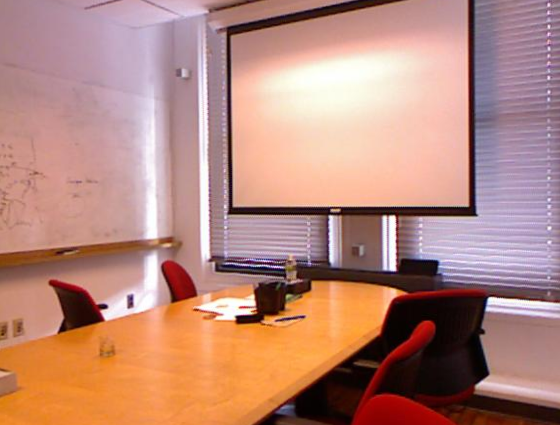
#> input picture HW4/HW4_data/c1.png, 560 x 425 px
$ python hw4.py
#> lines starting #> are read from the running program, lines starting #| are printed output that depends on the picture; long printed decimals are rounded
import cv2
import numpy as np
import matplotlib.pyplot as plt
from mpl_toolkits.mplot3d import Axes3D
MIN_MATCH_COUNT = 10

#TODO: Load Different Image Pairs
img1=cv2.imread('HW4_data/c1.png')
#> img1 is the input picture: shape (425, 560, 3); mean B, G, R 124.5, 136.5, 183.2
img2=cv2.imread('HW4_data/c2.png')
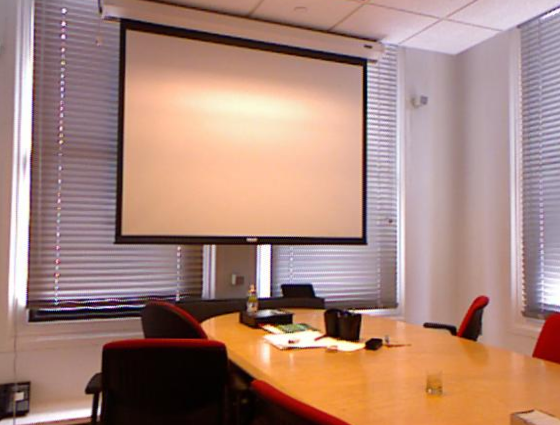
#> input picture HW4/HW4_data/c2.png, 560 x 425 px
#> img2 is the input picture: shape (425, 560, 3); mean B, G, R 123.1, 134, 169.1

#TODO: Replace K with given Intrinsic Matrix
K = np.array([[518.86, 0, 285.58],
              [0, 519.47, 213.74],
              [0,   0,   1]])

###############################
#1----SIFT feature matching---#
###############################

#detect sift features for both images
sift = cv2.xfeatures2d.SIFT_create()
kp1, des1 = sift.detectAndCompute(img1,None)
#> kp1 = 729 keypoints; strongest (x, y, size): (104, 306, 3.9), (393, 268, 5.1), (390, 264, 10.5), (130, 304, 5.1)
kp2, des2 = sift.detectAndCompute(img2,None)
#> kp2 = 1278 keypoints; strongest (x, y, size): (267, 313, 5.3), (264, 251, 8.5), (264, 291, 8.5), (290, 342, 2.2)

#use flann to perform feature matching
FLANN_INDEX_KDTREE = 0
index_params = dict(algorithm = FLANN_INDEX_KDTREE, trees = 5)
search_params = dict(checks = 50)

flann = cv2.FlannBasedMatcher(index_params, search_params)

matches = flann.knnMatch(des1,des2,k=2)
#> matches = 729 matches

# store all the good matches as per Lowe's ratio test.
good = []
for m,n in matches:
    if m.distance < 0.7*n.distance:
        good.append(m)
#> after the loop, good = 36 matches

if len(good)>MIN_MATCH_COUNT:
    p1 = np.float32([ kp1[m.queryIdx].pt for m in good ]).reshape(-1,1,2)
#> p1 = 36 rows, first 8: [161.9, 7.59], [207.3, 207.5], [207.5, 212.5], [209.2, 144.7], [222.1, 206.9], [232.5, 210.4], [239.6, 3.87], [260.4, 18.06]
    p2 = np.float32([ kp2[m.trainIdx].pt for m in good ]).reshape(-1,1,2)
#> p2 = 36 rows, first 8: [419.8, 13.95], [519.8, 212.3], [519.8, 212.3], [395.3, 288.9], [374.8, 316.9], [120.4, 238.7], [471.5, 2.66], [181.6, 26.06]

draw_params = dict(matchColor = (0,255,0), # draw matches in green color
                   singlePointColor = None,
                   flags = 2)

img_siftmatch = cv2.drawMatches(img1,kp1,img2,kp2,good,None,**draw_params)
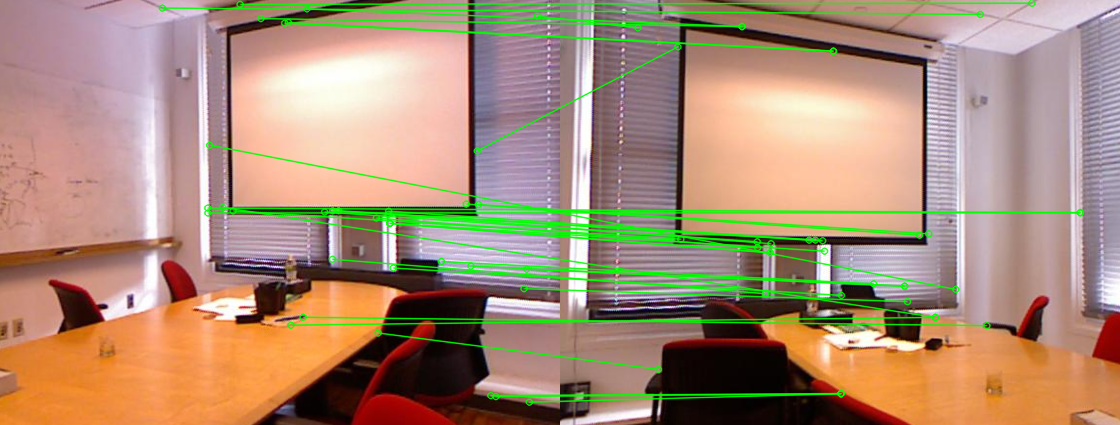
#> img_siftmatch: shape (425, 1120, 3); mean B, G, R 118.4, 141.3, 169.4
cv2.imwrite('./results/sift_match.png',img_siftmatch)

#########################
#2----essential matrix--#
#########################
E, mask = cv2.findEssentialMat(p1, p2, K, cv2.RANSAC, 0.999, 1.0)
#> E = [[0.00474, 0.311, 0.00603], [0.397, -0.0394, 0.584], [-0.0234, -0.634, -0.0325]]; mask = 36 values, max 1 at index 0, min 0 at index 1, mean 0.5

matchesMask = mask.ravel().tolist()
#> matchesMask has the same summary as mask

draw_params = dict(matchColor = (0,255,0), # draw matches in green color
                   singlePointColor = None,
                   matchesMask = matchesMask, # draw only inliers
                   flags = 2)
#> draw_params = 4 items

img_inliermatch = cv2.drawMatches(img1,kp1,img2,kp2,good,None,**draw_params)
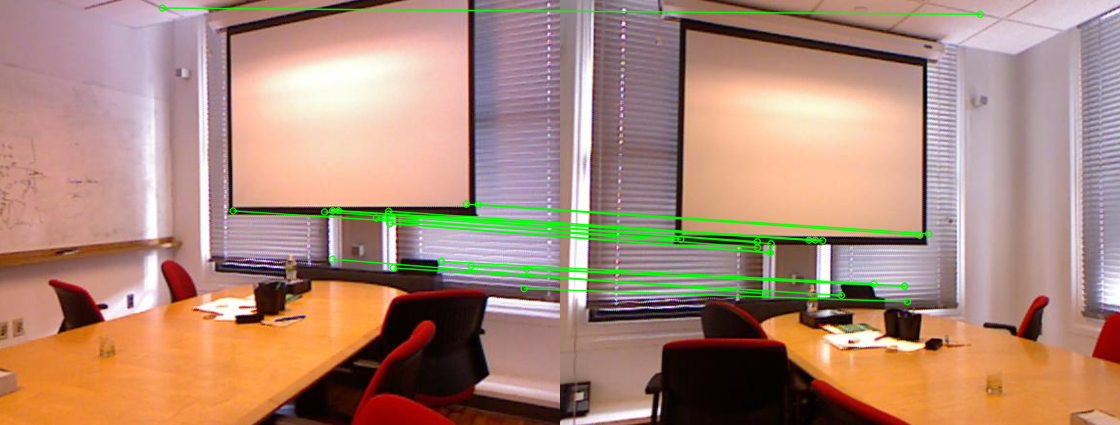
#> img_inliermatch: shape (425, 1120, 3); mean B, G, R 121.1, 137.8, 173
cv2.imwrite('./results/inlier_match.png',img_inliermatch)
print ("Essential matrix:")
print (E)
#| [[ 0.004739  0.3105  0.006032]
#|  [ 0.3972 -0.03937  0.5836]
#|  [-0.02344 -0.634 -0.03254]]

####################
#3----recoverpose--#
####################

points, R, t, mask = cv2.recoverPose(E, p1, p2)
#> points = 25; R = [[0.99, -0.0123, -0.143], [-0.0202, -0.998, -0.0536], [-0.142, 0.056, -0.988]]; t = [0.898, 0.0152, 0.439]; mask = 36 values, max 255 at index 0, min 0 at index 4, mean 177.1
print ("Rotation:")
print (R)
#| [[ 0.9897 -0.01234  -0.1425]
#|  [-0.02017  -0.9984 -0.05363]
#|  [-0.1416  0.05596 -0.9883]]
print ("Translation:")
print (t)
#| [[0.8983]
#|  [0.01519]
#|  [0.4391]]
# p1_tmp = np.expand_dims(np.squeeze(p1), 0)
p1_tmp = np.ones([3, p1.shape[0]])
p1_tmp[:2,:] = np.squeeze(p1).T
p2_tmp = np.ones([3, p2.shape[0]])
p2_tmp[:2,:] = np.squeeze(p2).T
#print ((np.dot(R, p2_tmp) + t) - p1_tmp)

#######################
#4----triangulation---#
#######################

#calculate projection matrix for both camera
M_r = np.hstack((R, t))
#> M_r = [[0.99, -0.0123, -0.143, 0.898], [-0.0202, -0.998, -0.0536, 0.0152], [-0.142, 0.056, -0.988, 0.439]]
M_l = np.hstack((np.eye(3, 3), np.zeros((3, 1))))

P_l = np.dot(K,  M_l)
P_r = np.dot(K,  M_r)
#> P_r = [[473.1, 9.58, -356.2, 591.5], [-40.74, -506.7, -239.1, 101.7], [-0.142, 0.056, -0.988, 0.439]]


# undistort points
p1 = p1[np.asarray(matchesMask)==1,:,:]
#> p1 = 18 rows, first 8: [161.9, 7.59], [232.5, 210.4], [324.1, 211.5], [332, 258.8], [332.1, 210.3], [338.1, 210.2], [375.9, 217.5], [388, 213.8]
p2 = p2[np.asarray(matchesMask)==1,:,:]
#> p2 = 18 rows, first 8: [419.8, 13.95], [120.4, 238.7], [196.7, 241.3], [205.3, 293.2], [248.6, 239.6], [254.9, 239.6], [197, 247.2], [210.5, 243.2]
p1_un = cv2.undistortPoints(p1,K,None)
#> p1_un = 18 rows, first 8: [-0.238, -0.397], [-0.102, -0.00637], [0.0742, -0.00427], [0.0894, 0.0867], [0.0897, -0.0066], [0.101, -0.00678], [0.174, 0.00732], [0.197, 0.000116]
p2_un = cv2.undistortPoints(p2,K,None)
#> p2_un = 18 rows, first 8: [0.259, -0.385], [-0.318, 0.048], [-0.171, 0.053], [-0.155, 0.153], [-0.0712, 0.0498], [-0.0592, 0.0497], [-0.171, 0.0644], [-0.145, 0.0567]
p1_un = np.squeeze(p1_un)
p2_un = np.squeeze(p2_un)

#triangulate points this requires points in normalized coordinate
point_4d_hom = cv2.triangulatePoints(P_l, P_r, p1_un.T, p2_un.T)
point_3d = point_4d_hom / np.tile(point_4d_hom[-1, :], (4, 1))
point_3d = point_3d[:3, :].T
#> point_3d = 18 rows, first 8: [-0.523, -0.312, 0.972], [-0.523, -0.311, 0.972], [-0.523, -0.311, 0.972], [-0.523, -0.311, 0.972], [-0.523, -0.311, 0.972], [-0.523, -0.311, 0.972], [-0.522, -0.311, 0.972], [-0.522, -0.311, 0.972]

#############################
#5----output 3D pointcloud--#
#############################
#TODO: Display 3D points
fig=plt.figure()
ax=Axes3D(fig)
ax.scatter(point_3d[:,0],point_3d[:,1],point_3d[:,2],c='r',marker='.')
plt.show()
